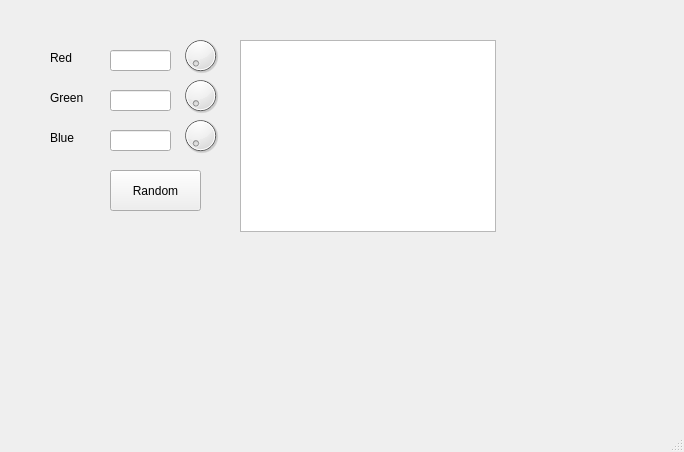
<?xml version="1.0" encoding="UTF-8"?>
<ui version="4.0">
 <class>MainWindow</class>
 <widget class="QMainWindow" name="MainWindow">
  <property name="geometry">
   <rect>
    <x>0</x>
    <y>0</y>
    <width>684</width>
    <height>452</height>
   </rect>
  </property>
  <property name="windowTitle">
   <string>MainWindow</string>
  </property>
  <widget class="QWidget" name="centralwidget">
   <widget class="QLabel" name="redLabel">
    <property name="geometry">
     <rect>
      <x>50</x>
      <y>50</y>
      <width>58</width>
      <height>16</height>
     </rect>
    </property>
    <property name="text">
     <string>Red</string>
    </property>
   </widget>
   <widget class="QLabel" name="greenLabel">
    <property name="geometry">
     <rect>
      <x>50</x>
      <y>90</y>
      <width>58</width>
      <height>16</height>
     </rect>
    </property>
    <property name="text">
     <string>Green</string>
    </property>
   </widget>
   <widget class="QLabel" name="blueLabel">
    <property name="geometry">
     <rect>
      <x>50</x>
      <y>130</y>
      <width>58</width>
      <height>16</height>
     </rect>
    </property>
    <property name="text">
     <string>Blue</string>
    </property>
   </widget>
   <widget class="QLineEdit" name="redEdit">
    <property name="geometry">
     <rect>
      <x>110</x>
      <y>50</y>
      <width>61</width>
      <height>21</height>
     </rect>
    </property>
   </widget>
   <widget class="QLineEdit" name="greenEdit">
    <property name="geometry">
     <rect>
      <x>110</x>
      <y>90</y>
      <width>61</width>
      <height>21</height>
     </rect>
    </property>
   </widget>
   <widget class="QLineEdit" name="blueEdit">
    <property name="geometry">
     <rect>
      <x>110</x>
      <y>130</y>
      <width>61</width>
      <height>21</height>
     </rect>
    </property>
   </widget>
   <widget class="QGraphicsView" name="colorView">
    <property name="geometry">
     <rect>
      <x>240</x>
      <y>40</y>
      <width>256</width>
      <height>192</height>
     </rect>
    </property>
   </widget>
   <widget class="QPushButton" name="randomButton">
    <property name="geometry">
     <rect>
      <x>110</x>
      <y>170</y>
      <width>91</width>
      <height>41</height>
     </rect>
    </property>
    <property name="text">
     <string>Random</string>
    </property>
   </widget>
   <widget class="QDial" name="redDial">
    <property name="geometry">
     <rect>
      <x>180</x>
      <y>30</y>
      <width>41</width>
      <height>51</height>
     </rect>
    </property>
   </widget>
   <widget class="QDial" name="blueDial">
    <property name="geometry">
     <rect>
      <x>180</x>
      <y>110</y>
      <width>41</width>
      <height>51</height>
     </rect>
    </property>
   </widget>
   <widget class="QDial" name="greenDial">
    <property name="geometry">
     <rect>
      <x>180</x>
      <y>70</y>
      <width>41</width>
      <height>51</height>
     </rect>
    </property>
   </widget>
  </widget>
  <widget class="QMenuBar" name="menubar">
   <property name="geometry">
    <rect>
     <x>0</x>
     <y>0</y>
     <width>684</width>
     <height>20</height>
    </rect>
   </property>
  </widget>
  <widget class="QStatusBar" name="statusbar"/>
 </widget>
 <resources/>
 <connections>
  <connection>
   <sender>redEdit</sender>
   <signal>textEdited(QString)</signal>
   <receiver>MainWindow</receiver>
   <slot>editUpdate()</slot>
   <hints>
    <hint type="sourcelabel">
     <x>117</x>
     <y>86</y>
    </hint>
    <hint type="destinationlabel">
     <x>178</x>
     <y>268</y>
    </hint>
   </hints>
  </connection>
  <connection>
   <sender>greenEdit</sender>
   <signal>textEdited(QString)</signal>
   <receiver>MainWindow</receiver>
   <slot>editUpdate()</slot>
   <hints>
    <hint type="sourcelabel">
     <x>127</x>
     <y>115</y>
    </hint>
    <hint type="destinationlabel">
     <x>179</x>
     <y>297</y>
    </hint>
   </hints>
  </connection>
  <connection>
   <sender>blueEdit</sender>
   <signal>textEdited(QString)</signal>
   <receiver>MainWindow</receiver>
   <slot>editUpdate()</slot>
   <hints>
    <hint type="sourcelabel">
     <x>136</x>
     <y>170</y>
    </hint>
    <hint type="destinationlabel">
     <x>181</x>
     <y>297</y>
    </hint>
   </hints>
  </connection>
  <connection>
   <sender>randomButton</sender>
   <signal>clicked()</signal>
   <receiver>MainWindow</receiver>
   <slot>buttonClicked()</slot>
   <hints>
    <hint type="sourcelabel">
     <x>149</x>
     <y>210</y>
    </hint>
    <hint type="destinationlabel">
     <x>46</x>
     <y>223</y>
    </hint>
   </hints>
  </connection>
  <connection>
   <sender>redDial</sender>
   <signal>valueChanged(int)</signal>
   <receiver>MainWindow</receiver>
   <slot>sliderUpdate()</slot>
   <hints>
    <hint type="sourcelabel">
     <x>197</x>
     <y>76</y>
    </hint>
    <hint type="destinationlabel">
     <x>349</x>
     <y>297</y>
    </hint>
   </hints>
  </connection>
  <connection>
   <sender>greenDial</sender>
   <signal>valueChanged(int)</signal>
   <receiver>MainWindow</receiver>
   <slot>sliderUpdate()</slot>
   <hints>
    <hint type="sourcelabel">
     <x>201</x>
     <y>117</y>
    </hint>
    <hint type="destinationlabel">
     <x>464</x>
     <y>297</y>
    </hint>
   </hints>
  </connection>
  <connection>
   <sender>blueDial</sender>
   <signal>valueChanged(int)</signal>
   <receiver>MainWindow</receiver>
   <slot>sliderUpdate()</slot>
   <hints>
    <hint type="sourcelabel">
     <x>198</x>
     <y>155</y>
    </hint>
    <hint type="destinationlabel">
     <x>560</x>
     <y>297</y>
    </hint>
   </hints>
  </connection>
 </connections>
 <slots>
  <slot>sliderUpdate()</slot>
  <slot>editUpdate()</slot>
  <slot>buttonClicked()</slot>
 </slots>
</ui>
